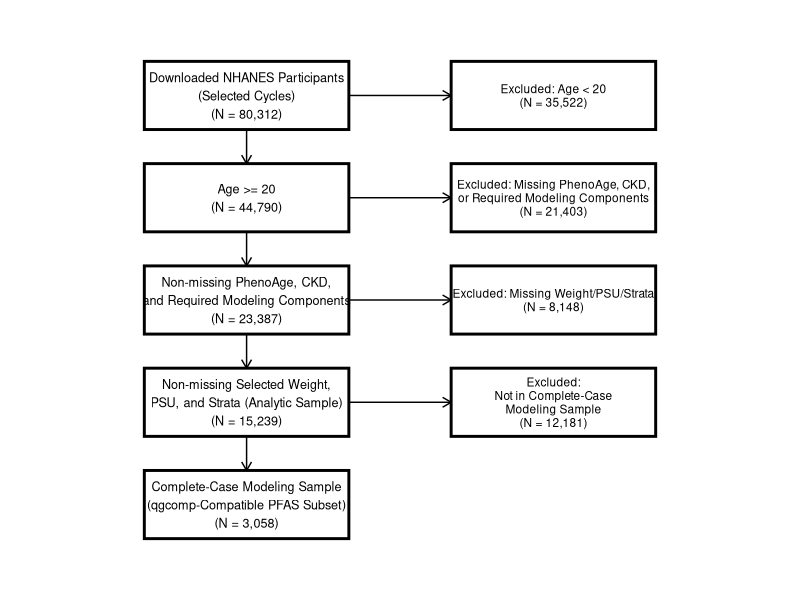
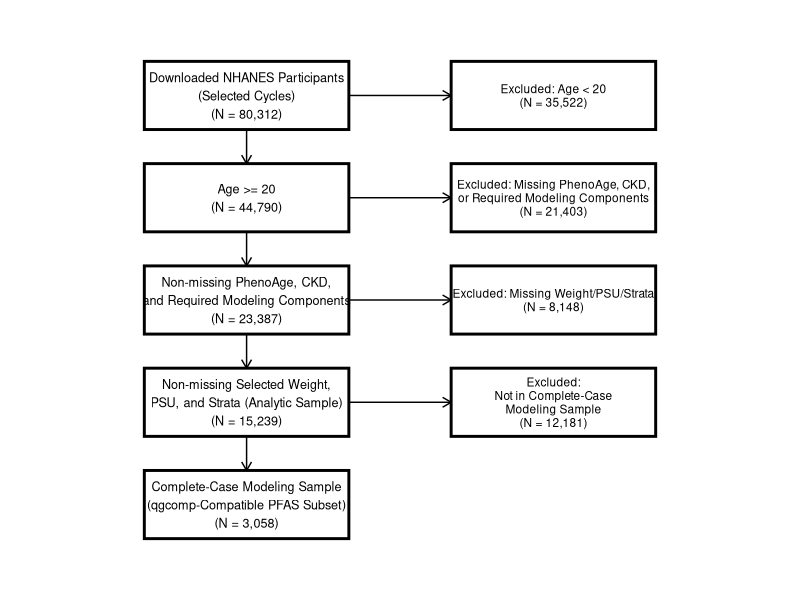

Reproduce these figures in R, in order.
library(ggplot2)
library(grid)

# ---- Main vertical boxes (simplified to key analytic steps) ----
main_labels <- c(
  "Downloaded NHANES Participants\n(Selected Cycles)\n(N = 80,312)",
  "Age >= 20\n(N = 44,790)",
  "Non-missing PhenoAge, CKD,\nand Required Modeling Components\n(N = 23,387)",
  "Non-missing Selected Weight,\nPSU, and Strata (Analytic Sample)\n(N = 15,239)",
  "Complete-Case Modeling Sample\n(qgcomp-Compatible PFAS Subset)\n(N = 3,058)"
)

exclusion_labels <- c(
  "Excluded: Age < 20\n(N = 35,522)",
  "Excluded: Missing PhenoAge, CKD,\nor Required Modeling Components\n(N = 21,403)",
  "Excluded: Missing Weight/PSU/Strata\n(N = 8,148)",
  "Excluded:\nNot in Complete-Case\nModeling Sample\n(N = 12,181)"
)

top_y <- 20
step_gap <- 3
box_height <- 2

boxes <- data.frame(
  xmin = 0,
  xmax = 6,
  ymax = top_y - (seq_along(main_labels) - 1) * step_gap,
  label = main_labels
)
boxes$ymin <- boxes$ymax - box_height

# ---- Exclusion boxes ----
exclusions <- data.frame(
  xmin = 9,
  xmax = 15,
  ymax = boxes$ymax[seq_along(exclusion_labels)],
  label = exclusion_labels
)
exclusions$ymin <- exclusions$ymax - box_height

p <- ggplot() +
  
  # Main boxes
  geom_rect(data = boxes,
            aes(xmin = xmin, xmax = xmax,
                ymin = ymin, ymax = ymax),
            fill = "white", color = "black", linewidth = 1) +
  
  # Exclusion boxes
  geom_rect(data = exclusions,
            aes(xmin = xmin, xmax = xmax,
                ymin = ymin, ymax = ymax),
            fill = "white", color = "black", linewidth = 1) +
  
  # Vertical arrows
  geom_segment(
    data = data.frame(
      x = 3, xend = 3,
      y = boxes$ymin[-nrow(boxes)],
      yend = boxes$ymax[-1]
    ),
    aes(x = x, xend = xend, y = y, yend = yend),
    arrow = arrow(length = unit(0.25, "cm"))
  ) +
  
  # Horizontal exclusion arrows
  geom_segment(
    data = data.frame(
      x = 6, xend = 9,
      y = (boxes$ymin[seq_len(nrow(exclusions))] + boxes$ymax[seq_len(nrow(exclusions))]) / 2,
      yend = (boxes$ymin[seq_len(nrow(exclusions))] + boxes$ymax[seq_len(nrow(exclusions))]) / 2
    ),
    aes(x = x, xend = xend, y = y, yend = yend),
    arrow = arrow(length = unit(0.25, "cm"))
  ) +
  
  # Text labels
  geom_text(data = boxes,
            aes(x = 3, y = (ymin + ymax)/2, label = label),
            size = 3.2) +
  
  geom_text(data = exclusions,
            aes(x = 12, y = (ymin + ymax)/2, label = label),
            size = 3.0, lineheight = 0.95) +
  
  theme_void() +
  theme(
    text = element_text(family = "Times New Roman"),
    plot.title = element_text(
      hjust = 0.5,
      size = 16,
      face = "bold"
    )
  ) +
  
  coord_fixed() +
  xlim(-1, 16) +
  ylim(min(boxes$ymin) - 1, top_y + 1)

# Save as publishable-quality JPEG (300 dpi, Times New Roman)
ggsave(
  "Participant_F-Chart.jpg",
  plot = p,
  width = 10,
  height = 8,
  dpi = 300,
  device = "jpeg",
  quality = 95,
  bg = "white"
)
print(p)
